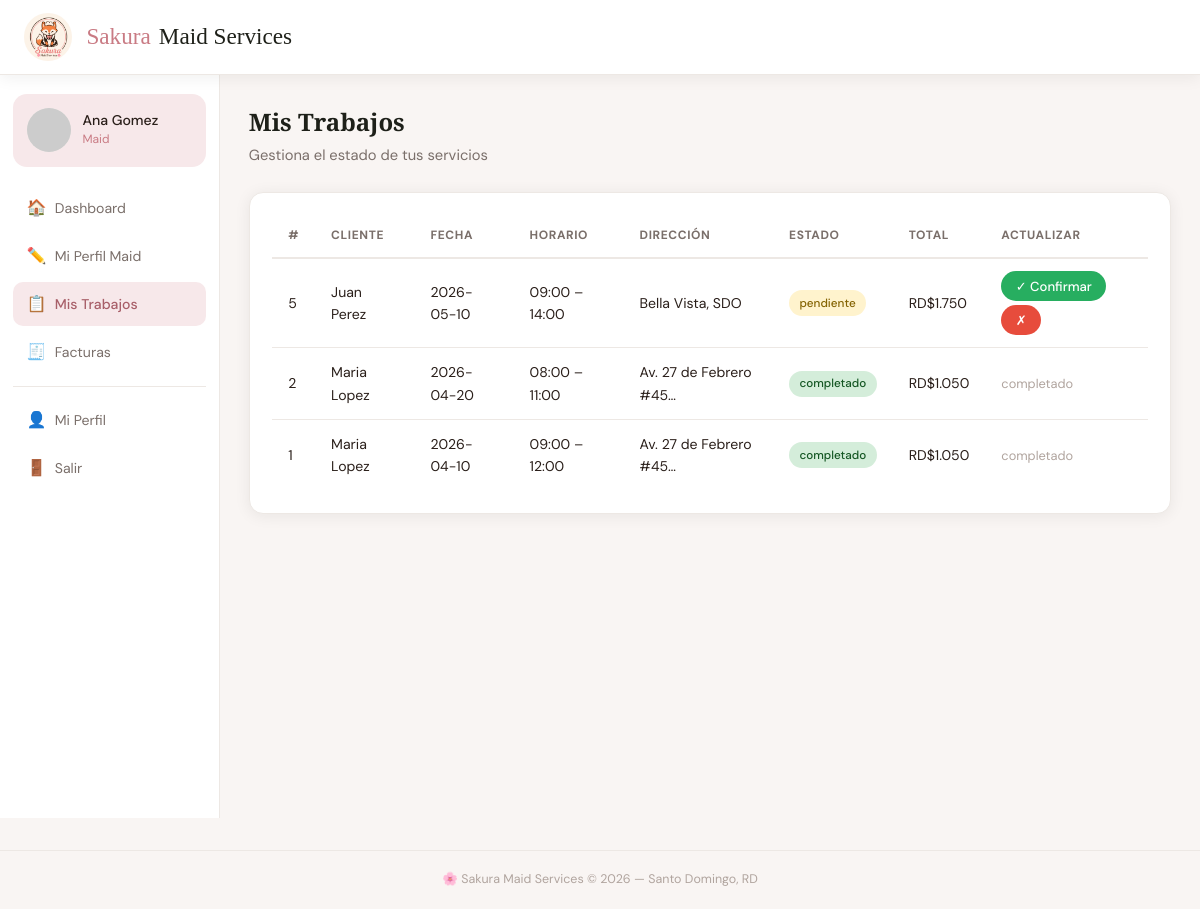
The page /servicios (signed in) on the database its author committed.
### tables this page shows
CREATE TABLE IF NOT EXISTS servicio (
  id           INT UNSIGNED AUTO_INCREMENT PRIMARY KEY,
  cliente_id   INT UNSIGNED NOT NULL,
  maid_id      INT UNSIGNED NOT NULL,
  descripcion  TEXT,
  fecha        DATE NOT NULL,
  hora_inicio  TIME NOT NULL,
  hora_fin     TIME NOT NULL,
  direccion    VARCHAR(255) NOT NULL,
  estado       ENUM('pendiente','confirmado','en_progreso','completado','cancelado') NOT NULL DEFAULT 'pendiente',
  precio_total DECIMAL(10,2) DEFAULT 0.00,
  created_at   TIMESTAMP DEFAULT CURRENT_TIMESTAMP,
  FOREIGN KEY (cliente_id) REFERENCES usuario(id),
  FOREIGN KEY (maid_id)    REFERENCES perfil_maid(id)
);

CREATE TABLE IF NOT EXISTS usuario (
  id            INT UNSIGNED AUTO_INCREMENT PRIMARY KEY,
  nombre        VARCHAR(80)  NOT NULL,
  apellido      VARCHAR(80)  NOT NULL,
  email         VARCHAR(150) NOT NULL UNIQUE,
  password_hash VARCHAR(255) NOT NULL,
  telefono      VARCHAR(20),
  rol           ENUM('cliente','maid','admin') NOT NULL DEFAULT 'cliente',
  avatar_seed   VARCHAR(50) DEFAULT NULL,
  created_at    TIMESTAMP DEFAULT CURRENT_TIMESTAMP
);

### app/controllers/ServicioController.php (called while the page is built, shortened)
<?php
class ServicioController {
    public function index(): void {
        requireLogin(); $user=authUser(); $db=getDB();
        if ($user['rol']==='cliente') {
            $s=$db->prepare("SELECT s.*,u.nombre mn,u.apellido ma FROM servicio s JOIN perfil_maid pm ON s.maid_id=pm.id JOIN usuario u ON pm.usuario_id=u.id WHERE s.cliente_id=? ORDER BY s.fecha DESC");
            $s->execute([$user['id']]); $servicios=$s->fetchAll(); $vista='client';
        } elseif ($user['rol']==='maid') {
            $pm=$db->prepare("SELECT id FROM perfil_maid WHERE usuario_id=?"); $pm->execute([$user['id']]); $mid=$pm->fetchColumn()?:0;
            $s=$db->prepare("SELECT s.*,u.nombre cn,u.apellido ca FROM servicio s JOIN usuario u ON s.cliente_id=u.id WHERE s.maid_id=? ORDER BY s.fecha DESC");
            $s->execute([$mid]); $servicios=$s->fetchAll(); $vista='maid';
        } else {
            $servicios=$db->query("SELECT s.*,uc.nombre cn,uc.apellido ca,um.nombre mn,um.apellido ma FROM servicio s JOIN usuario uc ON s.cliente_id=uc.id JOIN perfil_maid pm ON s.maid_id=pm.id JOIN usuario um ON pm.usuario_id=um.id ORDER BY s.fecha DESC")->fetchAll(); $vista='admin';
        }
        require __DIR__."/../views/{$vista}/servicios.php";
    }
}

### config/app.php (called while the page is built, shortened)
<?php
function e(string $s): string         { return htmlspecialchars($s, ENT_QUOTES, 'UTF-8'); }

### app/views/maid/servicios.php (the view, shortened to what this page needs)
<?php $pageTitle='Mis Trabajos'; $ap='servicios'; require __DIR__.'/../shared/layout_top.php'; ?>
<div class="page-head"><h1>Mis Trabajos</h1><p>Gestiona el estado de tus servicios</p></div>
<div class="card"><?php if(empty($servicios)): ?><p style="color:var(--g400);text-align:center;padding:2rem">Sin trabajos asignados aún.</p>
<?php else: ?><div class="table-wrap"><table><thead><tr><th>#</th><th>Cliente</th><th>Fecha</th><th>Horario</th><th>Dirección</th><th>Estado</th><th>Total</th><th>Actualizar</th></tr></thead><tbody>
<?php foreach($servicios as $s): ?><tr>
<td><?=(int)$s['id']?></td><td><?=e($s['cn'].' '.$s['ca'])?></td><td><?=e($s['fecha'])?></td>
<td><?=e(substr($s['hora_inicio'],0,5))?> – <?=e(substr($s['hora_fin'],0,5))?></td>
<td><?=e(mb_strimwidth($s['direccion'],0,22,'…'))?></td>
<td><span class="badge b-<?=e($s['estado'])?>"><?=e($s['estado'])?></span></td>
<td>RD$<?=number_format((float)$s['precio_total'],0,'.','.')?></td>
<td><?php if(in_array($s['estado'],['pendiente','confirmado','en_progreso'])): ?>
<form method="POST" action="/servicios/estado" style="display:flex;gap:.3rem;flex-wrap:wrap">
<?php if($s['estado']==='pendiente'): ?>
  <button name="estado" value="confirmado" class="btn btn-success btn-sm">✓ Confirmar</button>
  <button name="estado" value="cancelado"  class="btn btn-danger btn-sm" onclick="return confirm('¿Cancelar?')">✗</button>
<?php elseif($s['estado']==='confirmado'): ?>
  <button name="estado" value="en_progreso" class="btn btn-outline btn-sm">▶ Iniciar</button>
<?php elseif($s['estado']==='en_progreso'): ?>
  <button name="estado" value="completado" class="btn btn-primary btn-sm">✓ Completar</button>
<?php endif; ?></form>
<?php else: ?><span style="color:var(--g400);font-size:.8rem"><?=e($s['estado'])?></span><?php endif; ?></td>
</tr><?php endforeach; ?></tbody></table></div><?php endif; ?></div>
<?php require __DIR__.'/../shared/layout_bottom.php'; ?>

### public/index.php (shortened to what this page needs)
<?php
require_once __DIR__.'/../config/app.php';
$uri = strtok($_SERVER['REQUEST_URI'], '?');
$uri = preg_replace('#/+#', '/', $uri);
$uri = rtrim($uri, '/');
$method = $_SERVER['REQUEST_METHOD'];
$routes = [
    ['GET',  '/',                      'HomeController',      'index'],
    ['GET',  '/login',                 'AuthController',      'loginForm'],
    ['POST', '/login',                 'AuthController',      'login'],
    ['GET',  '/registro',              'AuthController',      'registerForm'],
    ['POST', '/registro',              'AuthController',      'register'],
    ['GET',  '/logout',                'AuthController',      'logout'],
    ['GET',  '/dashboard',             'DashboardController', 'index'],
    ['GET',  '/maids',                 'MaidController',      'index'],
    ['GET',  '/maids/perfil',          'MaidController',      'perfil'],
    ['POST', '/maids/perfil',          'MaidController',      'guardarPerfil'],
    ['GET',  '/servicios',             'ServicioController',  'index'],
    ['GET',  '/servicios/nuevo',       'ServicioController',  'nuevo'],
    ['POST', '/servicios/nuevo',       'ServicioController',  'crear'],
    ['POST', '/servicios/estado',      'ServicioController',  'cambiarEstado'],
    ['GET',  '/facturas',              'FacturaController',   'index'],
    ['GET',  '/reportes',              'ReporteController',   'index'],
    ['GET',  '/perfil',                'PerfilController',    'index'],
    ['POST', '/perfil',                'PerfilController',    'actualizar'],
    ['POST', '/perfil/avatar',         'PerfilController',    'actualizarAvatar'],
    ['GET',  '/resenas',               'ResenaController',    'index'],
    ['GET',  '/resenas/crear',         'ResenaController',    'crear'],
    ['POST', '/resenas/crear',         'ResenaController',    'guardar'],
    ['GET',  '/api/dashboard-data',    'ApiController',       'dashboardData'],
    ['GET',  '/api/reporte-data',      'ApiController',       'reporteData'],
];
foreach ($routes as [$rm, $ru, $ctrl, $action]) {
    if ($method === $rm && $uri === $ru) {
        (new $ctrl())->$action(); exit;
    }
}

### public/css/sakura.css (style rules this page uses)
:root { --carbon: #1E2019; --apricot: #FFE1C6; --yellow: #FFFBD9; --olive: #846C5B; --rose: #C97B84; --rose-dark: #a85f69; --rose-pale: #f7e8ea; --white: #ffffff; --g100: #f9f5f3; --g200: #ede8e4; --g400: #b0a49e; --g600: #7a6f6a; --text: #2a1f1a; --r: 14px; --sh: 0 2px 16px rgba(30,32,25,.07); --sh2: 0 8px 40px rgba(30,32,25,.13); }
*,*::before,*::after { box-sizing:border-box;margin:0;padding:0 }
html { font-size:16px;scroll-behavior:smooth }
body { font-family:'DM Sans',sans-serif;color:var(--text);background:var(--g100);min-height:100vh;line-height:1.6 }
h1,h2,h3,.brand { font-family:'Playfair Display',serif }
.btn { display:inline-flex;align-items:center;justify-content:center;gap:.45rem;padding:.78rem 1.6rem;border:none;border-radius:50px;font-family:'DM Sans',sans-serif;font-size:.93rem;font-weight:500;cursor:pointer;transition:all .2s;text-decoration:none;white-space:nowrap }
.btn-danger { background:#e74c3c;color:#fff }
.btn-success { background:#27ae60;color:#fff }
.btn-sm { padding:.38rem .9rem;font-size:.82rem }
.card { background:var(--white);border-radius:var(--r);padding:1.4rem;box-shadow:var(--sh);border:1px solid var(--g200) }
.page-head { margin-bottom:1.5rem }
.page-head h1 { font-size:1.5rem;color:var(--carbon) }
.page-head p { color:var(--g600);font-size:.92rem;margin-top:.15rem }
.table-wrap { overflow-x:auto }
table { width:100%;border-collapse:collapse;font-size:.88rem }
thead th { padding:.7rem 1rem;text-align:left;font-size:.75rem;text-transform:uppercase;letter-spacing:.05em;color:var(--g600);border-bottom:2px solid var(--g200);white-space:nowrap }
tbody td { padding:.8rem 1rem;border-bottom:1px solid var(--g200);vertical-align:middle }
tbody tr:last-child td { border-bottom:none }
.badge { display:inline-block;padding:.22rem .65rem;border-radius:50px;font-size:.73rem;font-weight:500;white-space:nowrap }
.b-pendiente { background:#fff3cd;color:#856404 }
.b-completado { background:#d4edda;color:#155724 }

### rows shown on the page
servicio: id "5", cliente.apellido "Juan Perez", fecha "2026-05-10", hora_inicio "09:00", hora_fin "14:00", direccion "Bella Vista, SDO", estado "pendiente", precio_total "1.750", shows "✓ Confirmar"
servicio: id "2", cliente.apellido "Maria Lopez", fecha "2026-04-20", hora_inicio "08:00", hora_fin "11:00", direccion "Av. 27 de Febrero #45…", estado "completado", precio_total "1.050"
servicio: id "1", cliente.apellido "Maria Lopez", fecha "2026-04-10", hora_inicio "09:00", hora_fin "12:00", direccion "Av. 27 de Febrero #45…", estado "completado", precio_total "1.050"
